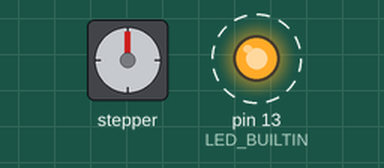
A sketch run on a simulated Arduino Uno, built with avr-gcc and run on an emulated ATmega328P. Parts: stepper motor, output pins drawn as LEDs (lit = HIGH). Wiring (inferred from the names in the program): stepper motor driver (200 steps per turn assumed): step pin 7; direction pin 2. Dashed ring = blinking. Pins used as bus, display or sensor lines are not drawn.

Above: at 0.05 s.
At 0.25 s:
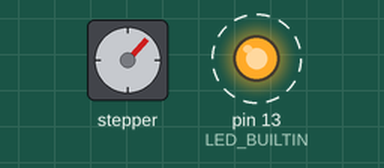
At 0.45 s:
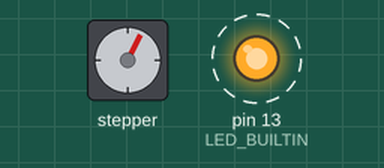
At 0.9 s:
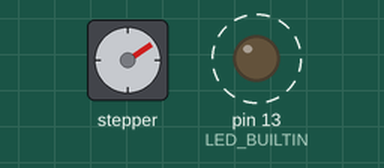
Timing chart, 0 to 3.0 s (numbered marks = the images above):
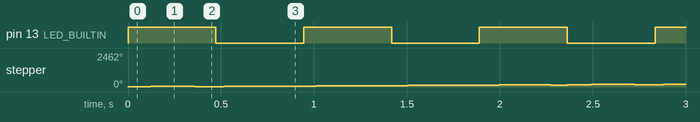

Measured:
- by itself, pin 13 (LED_BUILTIN): alternates HIGH for 0.47 s and LOW for 0.47 s
- by itself, stepper: turns 43° clockwise in 0.14 s, then 15° counter-clockwise in 0.05 s, repeating every 0.47 s

The sketch:

Prueba_a4988.ino
```cpp
const int stepPin = 7;
const int dirPin = 2;
#define espera 80
#define arranque1 7500
#define arranque2 6500
#define arranque3 5500
#define corto 4500
void setup() {
  // Sets the two pins as Outputs
  pinMode(stepPin,OUTPUT);
  pinMode(dirPin,OUTPUT);
  pinMode(LED_BUILTIN, OUTPUT);
}
void loop() {
  digitalWrite(LED_BUILTIN, !digitalRead(LED_BUILTIN));
  digitalWrite(dirPin,HIGH); // Enables the motor to move in a particular direction
  // Makes 200 pulses for making one full cycle rotation
  for(int x = 0; x < 3; x++) {
    digitalWrite(stepPin,HIGH);
    delayMicroseconds(500);
    digitalWrite(stepPin,LOW);
    delayMicroseconds(arranque1);
  }
    for(int x = 0; x < 3; x++) {
    digitalWrite(stepPin,HIGH);
    delayMicroseconds(500);
    digitalWrite(stepPin,LOW);
    delayMicroseconds(arranque2);
  }
    for(int x = 0; x < 3; x++) {
    digitalWrite(stepPin,HIGH);
    delayMicroseconds(500);
    digitalWrite(stepPin,LOW);
    delayMicroseconds(arranque3);
  }
    for(int x = 0; x < 15; x++) {
    digitalWrite(stepPin,HIGH);
    delayMicroseconds(500);
    digitalWrite(stepPin,LOW);
    delayMicroseconds(corto);

  }
    digitalWrite(dirPin,LOW); // Enables the motor to move in a particular direction
  delay(200);
  for(int x = 0; x < 4; x++) {
    digitalWrite(stepPin,HIGH);
    delayMicroseconds(500);
    digitalWrite(stepPin,LOW);
    delayMicroseconds(arranque3);
  }
  for(int x = 0; x < 2; x++) {
    digitalWrite(stepPin,HIGH);
    delayMicroseconds(500);
    digitalWrite(stepPin,LOW);
    delayMicroseconds(arranque2);
  }
  for(int x = 0; x < 2; x++) {
    digitalWrite(stepPin,HIGH);
    delayMicroseconds(500);
    digitalWrite(stepPin,LOW);
    delayMicroseconds(arranque1);
  }
  delay(espera);
}
```
